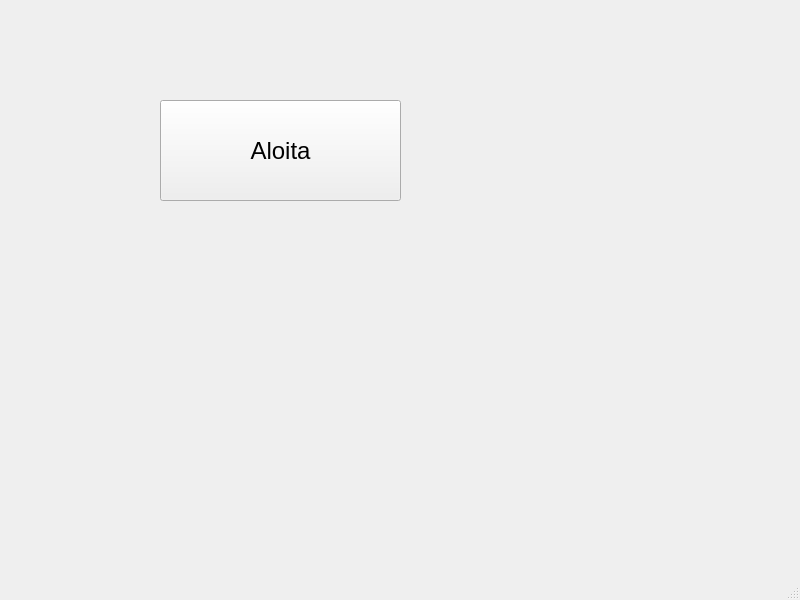
<?xml version="1.0" encoding="UTF-8"?>
<ui version="4.0">
 <class>MainWindow</class>
 <widget class="QMainWindow" name="MainWindow">
  <property name="geometry">
   <rect>
    <x>0</x>
    <y>0</y>
    <width>800</width>
    <height>600</height>
   </rect>
  </property>
  <property name="windowTitle">
   <string>MainWindow</string>
  </property>
  <widget class="QWidget" name="centralwidget">
   <widget class="QPushButton" name="btnStart">
    <property name="geometry">
     <rect>
      <x>160</x>
      <y>100</y>
      <width>241</width>
      <height>101</height>
     </rect>
    </property>
    <property name="font">
     <font>
      <pointsize>18</pointsize>
     </font>
    </property>
    <property name="text">
     <string>Aloita</string>
    </property>
   </widget>
  </widget>
  <widget class="QMenuBar" name="menubar">
   <property name="geometry">
    <rect>
     <x>0</x>
     <y>0</y>
     <width>800</width>
     <height>22</height>
    </rect>
   </property>
  </widget>
  <widget class="QStatusBar" name="statusbar"/>
 </widget>
 <resources/>
 <connections/>
</ui>
